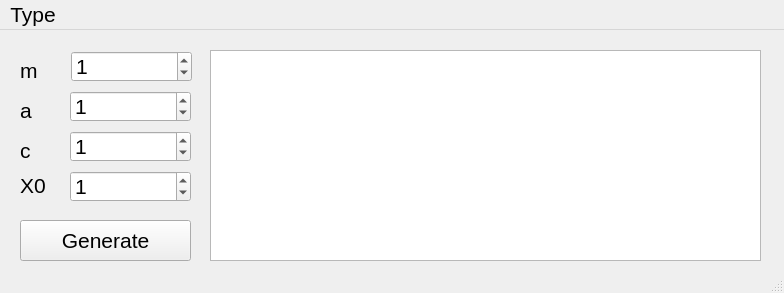
<?xml version="1.0" encoding="UTF-8"?>
<ui version="4.0">
 <class>MainWindow</class>
 <widget class="QMainWindow" name="MainWindow">
  <property name="geometry">
   <rect>
    <x>0</x>
    <y>0</y>
    <width>784</width>
    <height>293</height>
   </rect>
  </property>
  <property name="font">
   <font>
    <pointsize>16</pointsize>
   </font>
  </property>
  <property name="windowTitle">
   <string>Pseudorandom number generator</string>
  </property>
  <widget class="QWidget" name="centralwidget">
   <widget class="QSpinBox" name="value_m_or_p">
    <property name="geometry">
     <rect>
      <x>71</x>
      <y>21</y>
      <width>121</width>
      <height>31</height>
     </rect>
    </property>
    <property name="maximum">
     <number>1000000</number>
    </property>
    <property name="value">
     <number>1</number>
    </property>
   </widget>
   <widget class="QSpinBox" name="value_a_or_q">
    <property name="geometry">
     <rect>
      <x>70</x>
      <y>61</y>
      <width>121</width>
      <height>31</height>
     </rect>
    </property>
    <property name="maximum">
     <number>1000000</number>
    </property>
    <property name="value">
     <number>1</number>
    </property>
   </widget>
   <widget class="QSpinBox" name="value_c_or_s">
    <property name="geometry">
     <rect>
      <x>70</x>
      <y>101</y>
      <width>121</width>
      <height>31</height>
     </rect>
    </property>
    <property name="maximum">
     <number>1000000</number>
    </property>
    <property name="value">
     <number>1</number>
    </property>
   </widget>
   <widget class="QSpinBox" name="value_X0_or_n">
    <property name="geometry">
     <rect>
      <x>70</x>
      <y>141</y>
      <width>121</width>
      <height>31</height>
     </rect>
    </property>
    <property name="maximum">
     <number>1000000</number>
    </property>
    <property name="value">
     <number>1</number>
    </property>
   </widget>
   <widget class="QLabel" name="m_or_p">
    <property name="geometry">
     <rect>
      <x>20</x>
      <y>20</y>
      <width>47</width>
      <height>41</height>
     </rect>
    </property>
    <property name="text">
     <string>m</string>
    </property>
   </widget>
   <widget class="QLabel" name="a_or_q">
    <property name="geometry">
     <rect>
      <x>20</x>
      <y>60</y>
      <width>47</width>
      <height>41</height>
     </rect>
    </property>
    <property name="text">
     <string>a</string>
    </property>
   </widget>
   <widget class="QLabel" name="c_or_s">
    <property name="geometry">
     <rect>
      <x>20</x>
      <y>100</y>
      <width>47</width>
      <height>41</height>
     </rect>
    </property>
    <property name="text">
     <string>c</string>
    </property>
   </widget>
   <widget class="QLabel" name="X0_or_n">
    <property name="geometry">
     <rect>
      <x>20</x>
      <y>140</y>
      <width>47</width>
      <height>31</height>
     </rect>
    </property>
    <property name="text">
     <string>X0</string>
    </property>
   </widget>
   <widget class="QPushButton" name="Generate_1">
    <property name="geometry">
     <rect>
      <x>20</x>
      <y>190</y>
      <width>171</width>
      <height>41</height>
     </rect>
    </property>
    <property name="text">
     <string>Generate</string>
    </property>
   </widget>
   <widget class="QTextBrowser" name="textBrowser">
    <property name="geometry">
     <rect>
      <x>210</x>
      <y>20</y>
      <width>551</width>
      <height>211</height>
     </rect>
    </property>
   </widget>
  </widget>
  <widget class="QMenuBar" name="menubar">
   <property name="geometry">
    <rect>
     <x>0</x>
     <y>0</y>
     <width>784</width>
     <height>35</height>
    </rect>
   </property>
   <widget class="QMenu" name="menuType">
    <property name="title">
     <string>Type</string>
    </property>
    <addaction name="actionLehmer"/>
    <addaction name="actionBBS"/>
   </widget>
   <addaction name="menuType"/>
  </widget>
  <widget class="QStatusBar" name="statusbar"/>
  <action name="actionLehmer">
   <property name="text">
    <string>Lehmer</string>
   </property>
  </action>
  <action name="actionBMS">
   <property name="text">
    <string>BBS</string>
   </property>
  </action>
  <action name="actionBBS">
   <property name="text">
    <string>BBS</string>
   </property>
  </action>
 </widget>
 <resources/>
 <connections/>
</ui>
